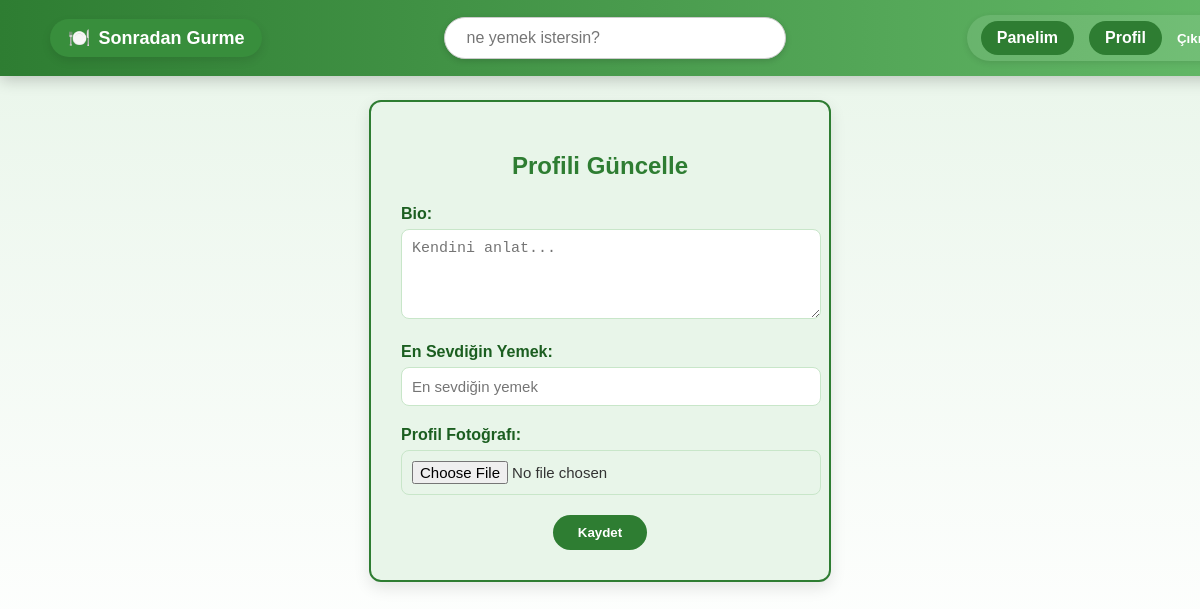
The app's page /sgapp/profil/guncelle/ (signed in), older data.
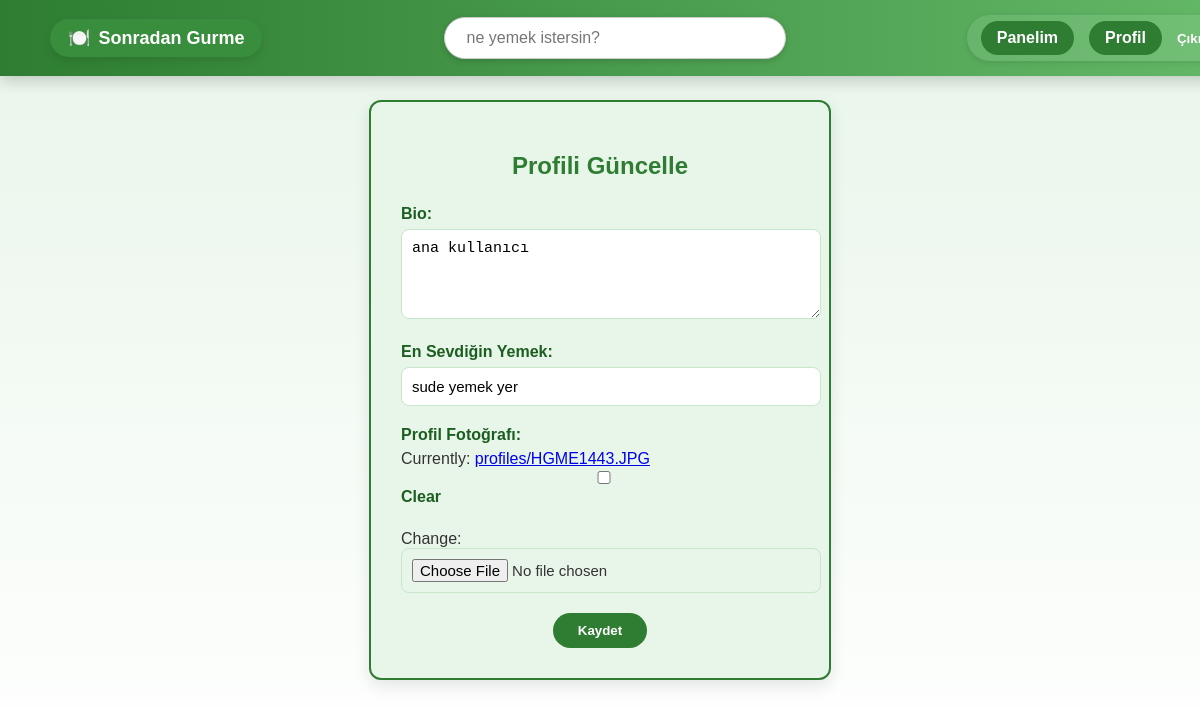
The same page, newer data.
### sgapp/models.py (models this page shows, shortened)
class User(AbstractUser):
    ROLE_CHOICES = (
        ('normal', 'Normal Kullanıcı'),
        ('gurme', 'Gurme'),
        ('moderator', 'Moderatör'),
    )
    role = models.CharField(max_length=10, choices=ROLE_CHOICES, default='normal')
    bio = models.TextField(blank=True)
    profile_picture = models.ImageField(upload_to='profiles/', null=True, blank=True)
    favorite_dish = models.CharField(max_length=100, blank=True, null=True)

### sgapp/views.py (the view)
# urls.py: path('profil/guncelle/', views.update_profile_view, name='update_profile'),
@login_required
def update_profile_view(request):
    user = request.user
    if request.method == 'POST':
        form = ProfileUpdateForm(request.POST, request.FILES, instance=user)  # 👈 BURADA request.FILES EKLEDİK
        if form.is_valid():
            form.save()
            return redirect('profile')
    else:
        form = ProfileUpdateForm(instance=user)
    return render(request, 'users/update_profile.html', {'form': form})

### sgapp/forms.py
class ProfileUpdateForm(forms.ModelForm):
    class Meta:
        model = User
        fields = ['bio', 'favorite_dish', 'profile_picture']  # 👈 BURAYA EKLİYORUZ
        widgets = {
            'bio': forms.Textarea(attrs={'rows': 4, 'placeholder': 'Kendini anlat...'}),
            'favorite_dish': forms.TextInput(attrs={'placeholder': 'En sevdiğin yemek'}),
        }

### templates/users/update_profile.html (shortened to what this page needs)
{% extends "base.html" %}
{% block content %}
<div class="form-container">
    <h2>Profili Güncelle</h2>
    <form method="POST" enctype="multipart/form-data">
        <div class="form-group">
            <label for="id_bio">Bio:</label>
            {{ form.bio }}
        </div>
        <div class="form-group">
            <label for="id_favorite_dish">En Sevdiğin Yemek:</label>
            {{ form.favorite_dish }}
        </div>
        <div class="form-group">
            <label for="id_profile_picture">Profil Fotoğrafı:</label>
            {{ form.profile_picture }}
        </div>
        <button type="submit">Kaydet</button>
    </form>
</div>
{% endblock %}

Row changes from the older to the newer data that the page shows:
changed User: role "normal" → "gurme" (drawn); bio (not shown) → "ana kullanıcı"; favorite_dish (not shown) → "sude yemek yer"
Text that changed along with them:
form field profile_picture: (not shown) → "☐"
text now shown: "Currently: profiles/HGME1443.JPG Clear Change:"
